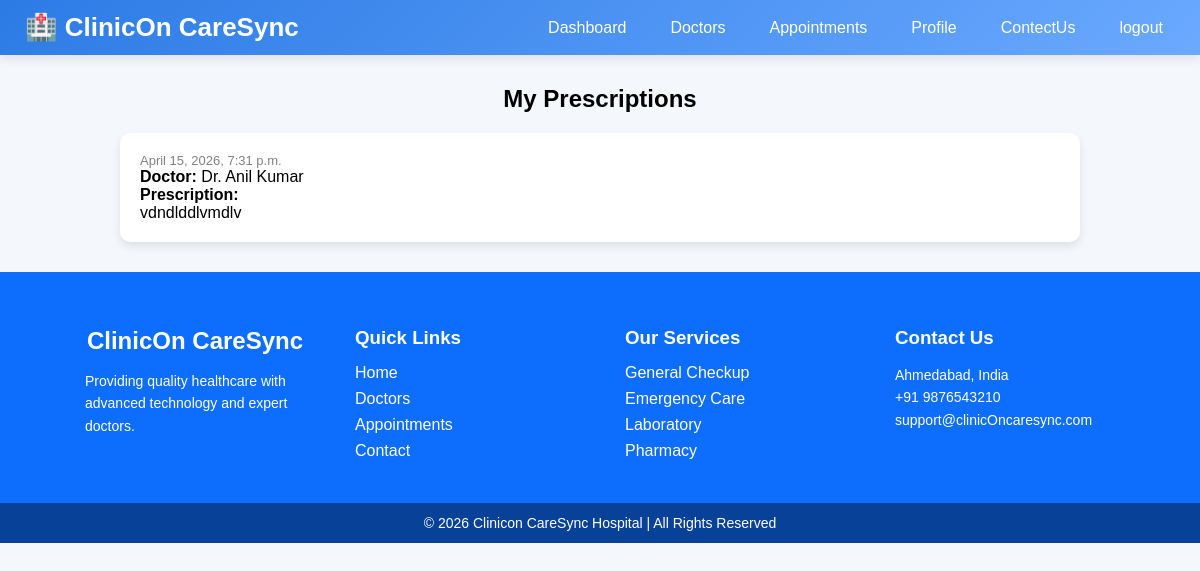
Page /app/patient_prescriptions_by_id/24/27/ on the committed database.
### app1/models.py (models this page shows, shortened)
class PrescriptionReport(models.Model):
    doctor = models.ForeignKey('doctor', on_delete=models.CASCADE)
    patient = models.ForeignKey('registration', on_delete=models.CASCADE)
    prescription = models.TextField()
    report_file = models.FileField(upload_to='reports/', null=True, blank=True)
    created_at = models.DateTimeField(auto_now_add=True)

class doctor(models.Model):
    name = models.CharField(max_length=100)
    email = models.EmailField(unique=True)
    password = models.CharField(max_length=100)
    gender = models.CharField(max_length=10)
    phone = models.CharField(max_length=15)
    department = models.CharField(max_length=100)
    qualification = models.CharField(max_length=100)
    experience = models.IntegerField()
    fees = models.DecimalField(max_digits=8, decimal_places=2, null=True, blank=True)
    availability = models.BooleanField(default=True)

### app1/views.py (the view)
# urls.py: path('patient_prescriptions_by_id/<int:patient_id>/<int:doctor_id>/',patient_prescriptions_by_id, name='patient_prescriptions_by_id'),
def patient_prescriptions_by_id(request, patient_id, doctor_id):
    patient = get_object_or_404(registration, id=patient_id)
    records = PrescriptionReport.objects.filter(
        patient_id=patient_id,
        doctor_id=doctor_id
    ).order_by('-created_at')
    return render(request, 'patient/prescriptions.html', {
        'records': records,
        'patient': patient,
        'loggin': True
    })

### app1/templates/patient/prescriptions.html (shortened to what this page needs)
{% extends "Patient/nav.html" %}
{% block content %}
<!DOCTYPE html>
<html>
<head>
</head>
<body>
<div class="container">
    <h2>My Prescriptions</h2>
    {% if records %}
        {% for r in records %}
        <div class="card">
            <p class="date">{{ r.created_at }}</p>
            <p><strong>Doctor:</strong> {{ r.doctor.name }}</p>
            <p><strong>Prescription:</strong><br>
                {{ r.prescription }}
            </p>
        </div>
        {% endfor %}
    {% else %}
        <p class="no-data">No Prescriptions Found</p>
    {% endif %}
</div>
</body>
</html>
{% endblock content %}

### app1/static/CSS/patient/navi.css (style rules this page uses)
* { margin: 0; padding: 0; box-sizing: border-box; font-family: 'Poppins', sans-serif; }

### app1/templates/patient/prescriptions.html (style rules this page uses)
body { font-family: 'Segoe UI'; background: #f4f7fc; }
.container { width: 80%; margin: 30px auto; }
h2 { text-align: center; margin-bottom: 20px; }
.card { background: white; padding: 20px; margin-bottom: 20px; border-radius: 10px; box-shadow: 0 4px 10px rgba(0,0,0,0.1); }
.date { font-size: 13px; color: gray; }

### rows in the picture
PrescriptionReport: created_at "April 15, 2026, 7:31 p.m.", doctor.name "Dr. Anil Kumar", prescription "vdndlddlvmdlv"
